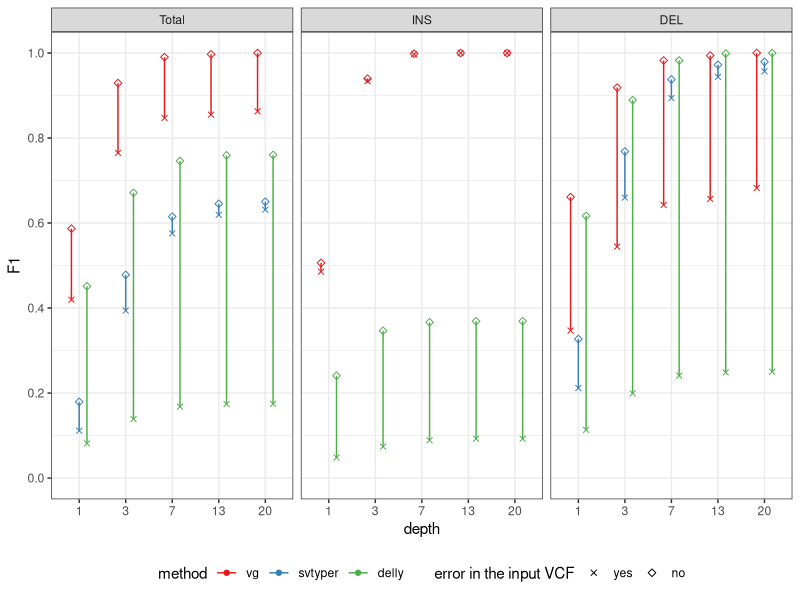

The R source for this figure:
library(ggplot2)
library(dplyr)
library(magrittr)

eval.df = read.table('simerror-prcurve.tsv', as.is=TRUE, header=TRUE)

methods = c('toilvg', 'svtyper', 'delly')
eval.df$method = factor(eval.df$method, levels=methods, labels=c('vg', 'svtyper', 'delly'))

eval.df = eval.df %>% group_by(method, graph, depth, type, qual) %>%
    select(-sample) %>% summarize_all(sum)
eval.df$precision = eval.df$TP.baseline / (eval.df$TP.baseline + eval.df$FP)
eval.df$recall = eval.df$TP.baseline / (eval.df$TP.baseline + eval.df$FN)
eval.df$F1 = 2 * eval.df$precision * eval.df$recall / (eval.df$precision + eval.df$recall)

eval.df = eval.df %>% group_by(method, graph, depth, type) %>%
  arrange(desc(F1)) %>% do(head(.,1))

eval.df$type = factor(eval.df$type, levels=c('Total', 'INS', 'DEL'))
eval.df$method = factor(eval.df$method)
dp.lvls = paste(rep(unique(eval.df$depth), each=nlevels(eval.df$method)),
                levels(eval.df$method))
eval.df$dp = factor(paste(eval.df$depth, eval.df$method), levels=dp.lvls)

svg('simerror.svg', 8, 4)
ggplot(eval.df, aes(x=factor(depth), y=F1, colour=method, shape=graph)) +
  geom_point(aes(group=method), position=position_dodge(.5)) +
  geom_line(aes(group=dp), position=position_dodge(.5)) +
  scale_shape_manual(name='error in the input VCF', values=4:5, labels=c('yes', 'no')) +
  facet_grid(.~type, scales='free') + theme_bw() +
  xlab('depth') + theme(legend.position='bottom') + 
  scale_y_continuous(breaks=seq(0,1,.2), limits=0:1) +
  scale_colour_brewer(palette='Set1')
dev.off()
